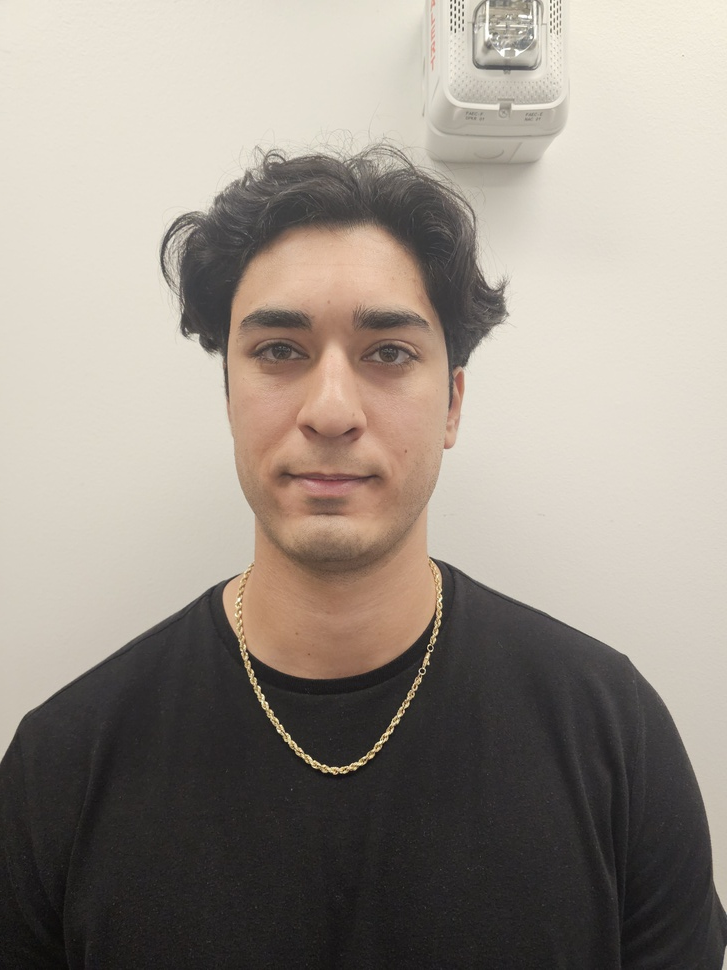
#> input picture 20251023_142315_001.jpg, 727 x 970 px, shrunk from 3000 x 4000 before the run, given in place of the camera
$ python color_detection.py
#> lines starting #> are read from the running program, lines starting #| are printed output that depends on the picture; after the words box and inside, x2 and y2 are one past the last pixel; in counts of white or black regions, pixels touching at a corner belong together
import cv2
import numpy as np

# Define HSV color ranges
COLOR_RANGES = {
    "Red": [((0, 100, 100), (10, 255, 255)), ((160, 100, 100), (180, 255, 255))],
    "Green": [((40, 70, 70), (80, 255, 255))],
    "Blue": [((100, 150, 0), (140, 255, 255))],
    "Yellow": [((20, 100, 100), (30, 255, 255))],
    "Orange": [((10, 100, 100), (20, 255, 255))],
    "Purple": [((140, 100, 100), (160, 255, 255))],
    "White": [((0, 0, 200), (180, 20, 255))],
    "Black": [((0, 0, 0), (180, 255, 30))],
}

# Initialize webcam
cap = cv2.VideoCapture(0)

print("Press ESC to quit.")

while True:
    ret, frame = cap.read()
#> frame is the input picture: shape (970, 727, 3); mean B, G, R 135.4, 144.5, 153.1
    if not ret:
        break

    frame = cv2.flip(frame, 1)
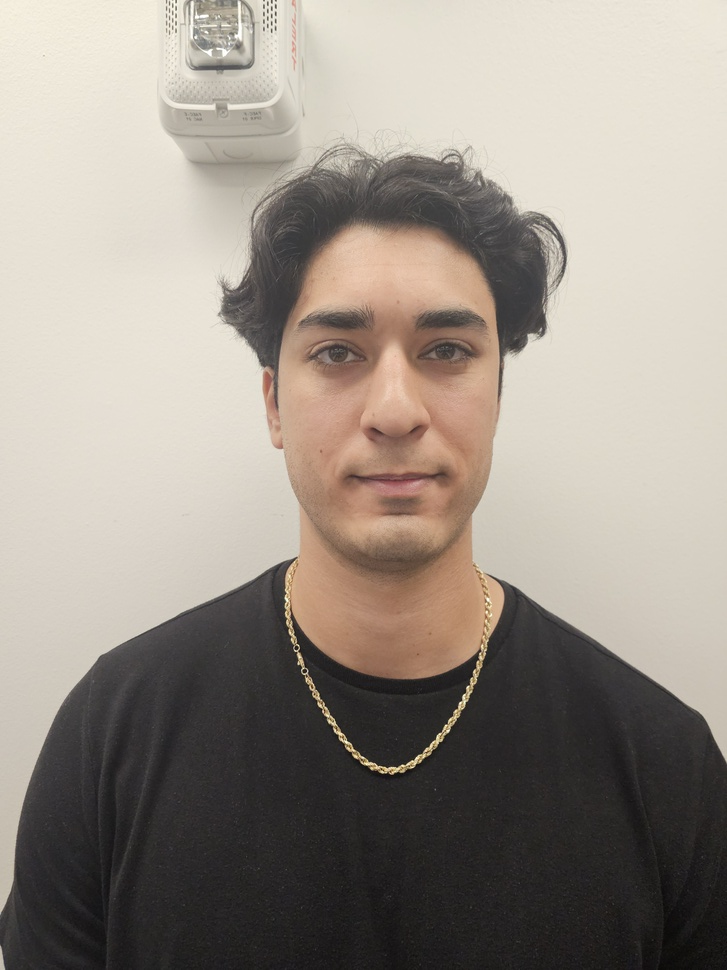
#> frame: shape (970, 727, 3); mean B, G, R 135.4, 144.5, 153.1
    hsv = cv2.cvtColor(frame, cv2.COLOR_BGR2HSV)
#> hsv: shape (970, 727, 3); mean H, S, V 46.9, 27.9, 153.1

    for color_name, hsv_ranges in COLOR_RANGES.items():
        mask = np.zeros(hsv.shape[:2], dtype="uint8")

        for lower, upper in hsv_ranges:
            lower_np = np.array(lower, dtype="uint8")
            upper_np = np.array(upper, dtype="uint8")
            mask |= cv2.inRange(hsv, lower_np, upper_np)

        # Morphological operations to remove noise
        mask = cv2.morphologyEx(mask, cv2.MORPH_OPEN, np.ones((5, 5), np.uint8))
        mask = cv2.morphologyEx(mask, cv2.MORPH_DILATE, np.ones((5, 5), np.uint8))

        # Find contours for the current color
        contours, _ = cv2.findContours(mask, cv2.RETR_EXTERNAL, cv2.CHAIN_APPROX_SIMPLE)

        for cnt in contours:
            area = cv2.contourArea(cnt)
            if area > 1000:  # Filter small noise
                x, y, w, h = cv2.boundingRect(cnt)
                cv2.rectangle(frame, (x, y), (x + w, y + h), (0, 255, 0), 2)
                cv2.putText(frame, color_name, (x, y - 10),
                            cv2.FONT_HERSHEY_SIMPLEX, 0.8, (0, 255, 0), 2)
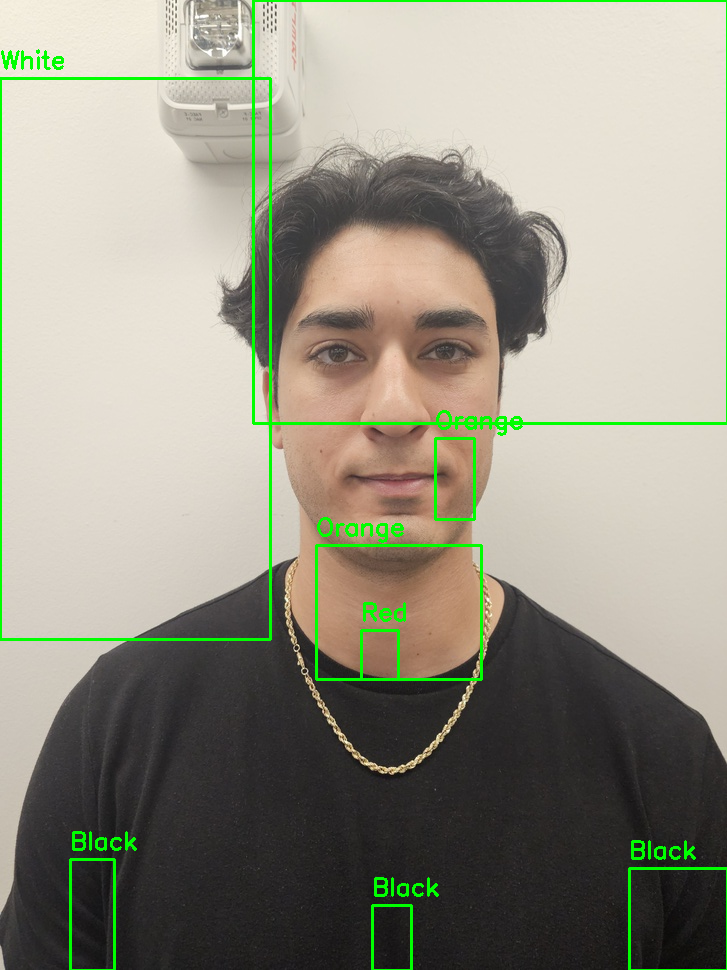
#> frame: shape (970, 727, 3); 2.46% of pixels changed, all inside (x1, y1, x2, y2) = (0, 0, 727, 970)
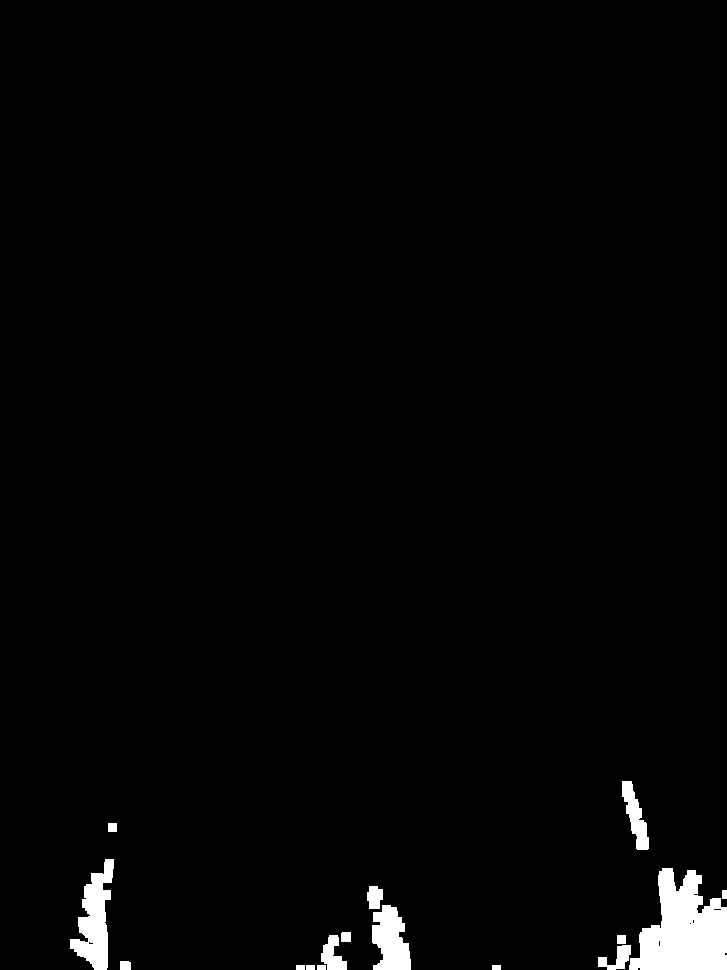
#> mask: shape (970, 727); 1.9% white; 16 white regions, largest, box (x1, y1, x2, y2) and area: (629, 868, 727, 970) 6574, (70, 859, 114, 970) 2523, (372, 905, 411, 970) 1833

    cv2.imshow("Color Detection - Rectangle Overlay", frame)

    if cv2.waitKey(1) & 0xFF == 27:
#> (key Esc is pressed here)
        break

cap.release()
cv2.destroyAllWindows()
